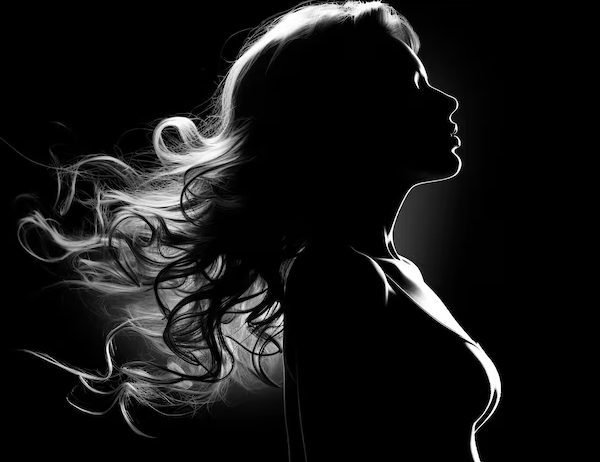
#> input picture CV AI BOT MUDO/image.png, 600 x 462 px
$ python process_image.py
#> lines starting #> are read from the running program, lines starting #| are printed output that depends on the picture
from PIL import Image
import json
import os

def extract_points(image_path):
#> called with image_path = 'image.png'
    if not os.path.exists(image_path):
        print("Image not found")
        return

    img = Image.open(image_path)
#> img is the input picture: PIL image 600x462 RGBA; mean R, G, B, A 20.7, 20.7, 20.7, 255

    # Resize to control density
    # Keep it manageable (around 3000-4000 points max usually)
    target_width = 120
    aspect_ratio = img.height / img.width
#> aspect_ratio = 0.77
    target_height = int(target_width * aspect_ratio)
#> target_height = 92

    img = img.resize((target_width, target_height))
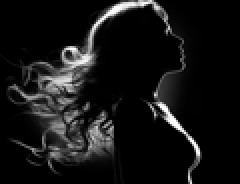
#> img: PIL image 120x92 RGBA (shown 2 times larger); mean R, G, B, A 20.8, 20.8, 20.8, 255
    img_gray = img.convert('L')

    width, height = img.size
#> width = 120; height = 92
    points = []

    # Use max dimension for normalization to preserve aspect ratio
    max_dim = max(width, height)
#> max_dim = 120

    # Iterate pixels
    for y in range(height):
        for x in range(width):
            brightness = img_gray.getpixel((x, y))
            # Threshold: only take bright pixels (edges/lines)
            if brightness > 50:
                # Centered and normalized preserving aspect ratio
                norm_x = (x - width / 2) / max_dim
                norm_y = (y - height / 2) / max_dim
                # Invert Y because canvas Y is down, but image Y is down too...
                # actually 0,0 is top-left in both.
                # standard cartesian would invert Y, but for screen coords (y down), this is fine.

                points.append([round(norm_x, 4), round(norm_y, 4)])
#> after the loop, points = 1649 pairs, first value -0.467 to 0.333, second value -0.383 to 0.375

    # Write directly to file to avoid encoding issues with shell redirection
    output_path = os.path.join('mudo-frontend', 'face_points.json')
    try:
        with open(output_path, 'w', encoding='utf-8') as f:
            json.dump(points, f)
        print(f"Successfully wrote {len(points)} points to {output_path}")
#| Successfully wrote 1649 points to mudo-frontend/face_points.json
    except Exception as e:
        print(f"Error writing file: {e}")

if __name__ == "__main__":
    extract_points("image.png")
